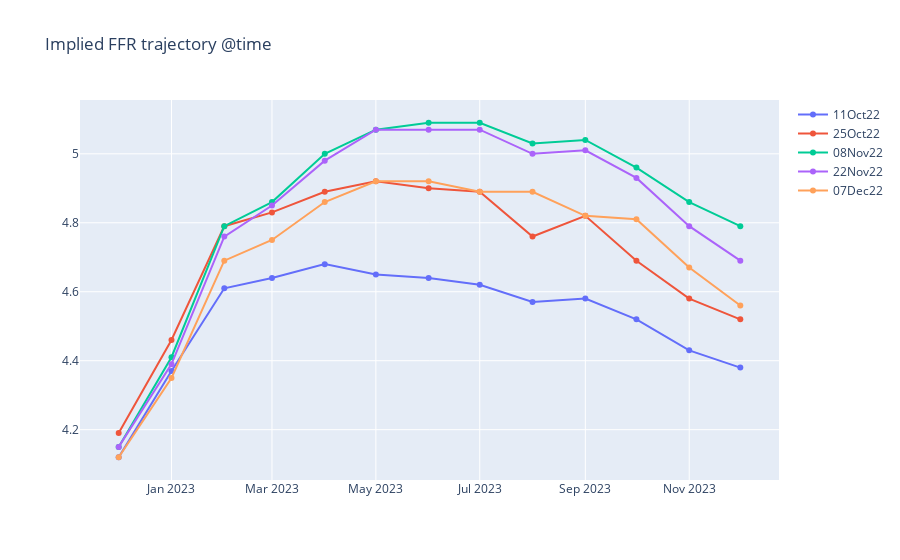

Notebook code for this chart:
### Code cell
fig = go.Figure()
fig.update_layout(title = "Implied FFR trajectory @time")
for proj_month in df_2.columns[80:130:10]:

    fig.add_trace(go.Scatter(x = df_2['index'], y = df_2[proj_month], name = f'{proj_month.strftime("%d")}{proj_month.strftime("%b")}{proj_month.strftime("%y")}'))

fig.show()

### Figure 1 — Plotly figure (JSON) as saved in the notebook; plotly's stock layout.template omitted (floating-point values rounded to 4 significant figures)
{"data": [{"name": "11Oct22", "type": "scatter", "x": ["2022-12-01", "2023-01-01", "2023-02-01", "2023-03-01", "2023-04-01", "2023-05-01", "2023-06-01", "2023-07-01", "2023-08-01", "2023-09-01", "2023-10-01", "2023-11-01", "2023-12-01"], "y": [4.12, 4.37, 4.61, 4.64, 4.68, 4.65, 4.64, 4.62, 4.57, 4.58, 4.52, 4.43, 4.38]}, {"name": "25Oct22", "type": "scatter", "x": ["2022-12-01", "2023-01-01", "2023-02-01", "2023-03-01", "2023-04-01", "2023-05-01", "2023-06-01", "2023-07-01", "2023-08-01", "2023-09-01", "2023-10-01", "2023-11-01", "2023-12-01"], "y": [4.19, 4.46, 4.79, 4.83, 4.89, 4.92, 4.9, 4.89, 4.76, 4.82, 4.69, 4.58, 4.52]}, {"name": "08Nov22", "type": "scatter", "x": ["2022-12-01", "2023-01-01", "2023-02-01", "2023-03-01", "2023-04-01", "2023-05-01", "2023-06-01", "2023-07-01", "2023-08-01", "2023-09-01", "2023-10-01", "2023-11-01", "2023-12-01"], "y": [4.15, 4.41, 4.79, 4.86, 5, 5.07, 5.09, 5.09, 5.03, 5.04, 4.96, 4.86, 4.79]}, {"name": "22Nov22", "type": "scatter", "x": ["2022-12-01", "2023-01-01", "2023-02-01", "2023-03-01", "2023-04-01", "2023-05-01", "2023-06-01", "2023-07-01", "2023-08-01", "2023-09-01", "2023-10-01", "2023-11-01", "2023-12-01"], "y": [4.15, 4.39, 4.76, 4.85, 4.98, 5.07, 5.07, 5.07, 5, 5.01, 4.93, 4.79, 4.69]}, {"name": "07Dec22", "type": "scatter", "x": ["2022-12-01", "2023-01-01", "2023-02-01", "2023-03-01", "2023-04-01", "2023-05-01", "2023-06-01", "2023-07-01", "2023-08-01", "2023-09-01", "2023-10-01", "2023-11-01", "2023-12-01"], "y": [4.12, 4.35, 4.69, 4.75, 4.86, 4.92, 4.92, 4.89, 4.89, 4.82, 4.81, 4.67, 4.56]}], "layout": {"title": {"text": "Implied FFR trajectory @time"}}}
